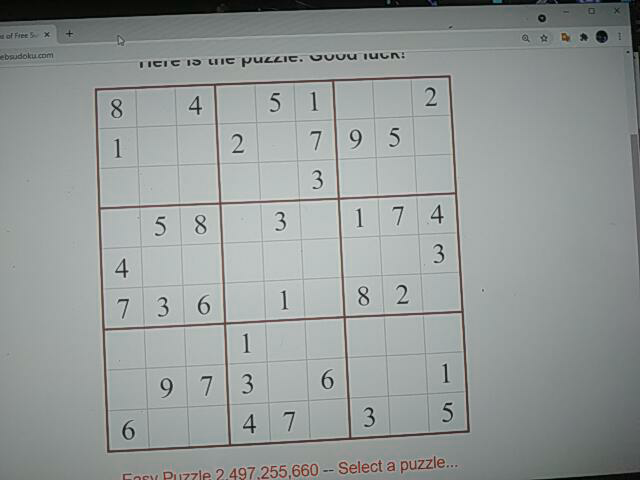
#> input picture image/1.png, 640 x 480 px
$ python -i findsudokuboard.py   (imports and definitions only)
#> lines starting #> are read from the running program, lines starting #| are printed output that depends on the picture; after the words box and inside, x2 and y2 are one past the last pixel; in counts of white or black regions, pixels touching at a corner belong together; long printed decimals are rounded
#> further down, picture is the input picture: shape (480, 640, 3); mean B, G, R 151.6, 152.8, 147.7
from cv2 import cv2
from scipy import ndimage
import numpy as np
import math
import os
import math

# tính góc giữa 2 vector
def angle_between(vector_1, vector_2):
    unit_vector_1 = vector_1 / np.linalg.norm(vector_1)
    unit_vector2 = vector_2 / np.linalg.norm(vector_2)
    dot_droduct = np.dot(unit_vector_1, unit_vector2)
    angle = np.arccos(dot_droduct) *  57.2958  # chuyển từ radian về độ
    return angle

# hàm kiểm tra xem 2 vector có tạo thành 1 góc 90 độ không
# epsilon là số sai số cho phép (đơn vị là độ)
def approx_90_degrees(vector_1, vector_2, epsilon):
    return abs(angle_between(vector_1, vector_2) - 90) < epsilon

# hàm kiểm tra xem độ dài của 4 cạnh có bằng nhau không
# epsilon là số sai số cho phép (đơn vị là %)
def check_square_size(A, B, C, D, epsilon):
    AB = math.sqrt((B[0]-A[0])**2 + (B[1]-A[1])**2)
    BC = math.sqrt((C[0]-B[0])**2 + (C[1]-B[1])**2)
    CD = math.sqrt((D[0]-C[0])**2 + (D[1]-C[1])**2)
    DA = math.sqrt((A[0]-D[0])**2 + (A[1]-D[1])**2)

    shortest = min(AB, BC, CD, DA)
    longest = max(AB, BC, CD, DA)
    print(shortest/longest)
    return (epsilon/100) * longest < shortest

# hàm tìm các góc của đường viền
def get_corners_from_contours(contours, corner_amount=4, max_iter=200):

    coefficient = 1
    while max_iter > 0 and coefficient >= 0:
        max_iter = max_iter - 1

        epsilon = coefficient * cv2.arcLength(contours, True)

        poly_approx = cv2.approxPolyDP(contours, epsilon, True)
        hull = cv2.convexHull(poly_approx)
        if len(hull) == corner_amount:
            return hull
        else:
            if len(hull) > corner_amount:
                coefficient += .01
            else:
                coefficient -= .01
    return None

def showImg(image):
    cv2.imshow('Image',image)
    cv2.waitKey(0)

def find_sudoku_board(img):

    # Chuyển qua ảnh đen trắng để tìm khung của sudoku dễ hơn
    gray = cv2.cvtColor(img, cv2.COLOR_BGR2GRAY)
    #showImg(gray)
    blur = cv2.GaussianBlur(gray, (5,5), 0)
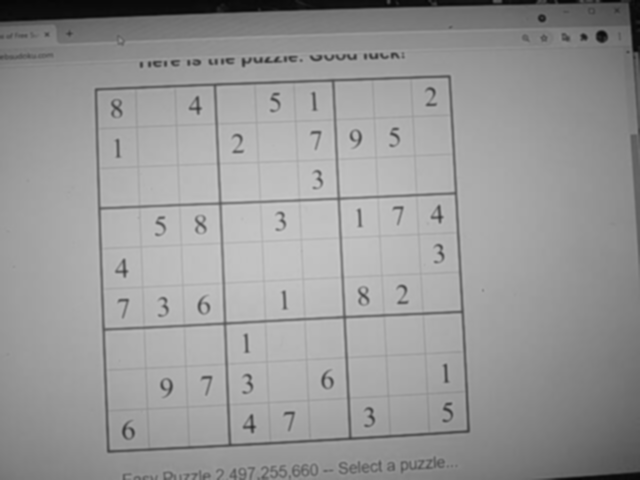
#> blur: shape (480, 640); min 5, max 200, mean 151.1
    #showImg(blur)
    thresh = cv2.adaptiveThreshold(blur, 255, 1, 1, 11, 2)
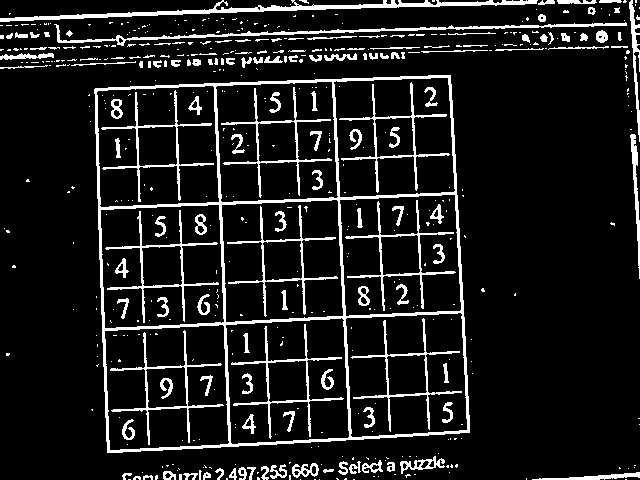
#> thresh: shape (480, 640); 10.7% white; 528 white regions (389 under 20 px)
    #showImg(thresh)

    # Tìm các đường viền, lọc ra đường viền lớn nhất là bảng sudoku
    contours, _ = cv2.findContours(thresh, cv2.RETR_TREE, cv2.CHAIN_APPROX_SIMPLE)
#> contours = 581 contours, 446 with area under 20; largest, box (x1, y1, x2, y2) and area: (94, 75, 470, 453) 130297, (104, 324, 230, 451) 14322, (100, 204, 225, 329) 14189, (225, 317, 350, 445) 14164, (345, 312, 468, 438) 13808

    for line in contours:
        area = cv2.contourArea(line)
        if area > 50000:
            #print("=======================================\n")
            #print(area)
            # Lấy ra 4 góc của đường viền
            corners = get_corners_from_contours(line, 4)
            if corners is None:         # Không phải là sudoku
                continue

            corners = corners.reshape(4,2)
            #print(corners)

            #  Thứ tự ma trận của hình square tương ứng với các vị trí
            #  0 1
            #  3 2
            square = np.zeros((4, 2), dtype = "float32")
            tempCorners = np.copy(corners)

            # Tìm điểm trên cùng bên trái - tổng tọa độ nhỏ nhất

            sum = tempCorners[0][0]+tempCorners[0][1]
            index = 0
            for i in range(4):
                if(tempCorners[i][0]+tempCorners[i][1] < sum):
                    sum = tempCorners[i][0]+tempCorners[i][1]
                    index = i
            square[0] = tempCorners[index]
            tempCorners = np.delete(tempCorners, index, 0)

            # Tìm điểm dưới bên phải - tổng tọa độ lớn nhất
            sum = 0
            for i in range(3):
                if(tempCorners[i][0]+tempCorners[i][1] > sum):
                    sum = tempCorners[i][0]+tempCorners[i][1]
                    index = i
            square[2] = tempCorners[index]
            tempCorners = np.delete(tempCorners, index, 0)

            # Tìm 2 điểm còn lại
            if(tempCorners[0][0] > tempCorners[1][0]):
                square[1] = tempCorners[0]
                square[3] = tempCorners[1]

            else:
                square[1] = tempCorners[1]
                square[3] = tempCorners[0]

            #print(square)
            # Bảng sudoku có hình vuông nên sẽ lọc ra những đường viền là hình vuông
            # Để là hình vuông thì đầu tiên 4 góc phải xấp xỉ 90 độ
            # Ta quy ước 4 điểm của square  0 1  = A B
            #                               3 2    D C
            A = square[0]
            B = square[1]
            C = square[2]
            D = square[3]
            #print(A,B,C,D)

            AB = B - A
            AD = D - A
            CB = B - C
            CD = D - C
            #print(AB,AD,CB,CD)
            if approx_90_degrees(AB,AD,20) and approx_90_degrees(CB,CD,20):
                #print("4 góc vuông")
                if check_square_size(A, B, C, D, 98):
                    print("4 cạnh bằng nhau => Là hình vuông")

                    # Tìm chiều rộng của bảng sudoku
                    width_A = math.sqrt((B[0]-A[0])**2 + (B[1]-A[1])**2)
                    width_B = math.sqrt((D[0]-C[0])**2 + (D[1]-C[1])**2)

                    # Tìm chiều cao của bảng sudoku
                    height_A = math.sqrt((C[0]-B[0])**2 + (C[1]-B[1])**2)
                    height_B = math.sqrt((A[0]-D[0])**2 + (A[1]-D[1])**2)

                    # Lấy độ dài lớn nhất
                    max_width = max(int(width_A), int(width_B))
                    max_height = max(int(height_A), int(height_B))

                    # Xây dựng điểm đích
                    # Chuyển ảnh về chế độ nhìn mắt chim (nhìn từ trên xuống)
                    dst = np.array([
                    [0, 0],
                    [max_width - 1, 0],
                    [max_width - 1, max_height - 1],
                    [0, max_height - 1]], dtype = "float32")

                    # Tính ma trận biến đổi ảnh để wrap lại ảnh
                    perspective_transformed_matrix = cv2.getPerspectiveTransform(square, dst)
                    warp = cv2.warpPerspective(img, perspective_transformed_matrix, (max_width, max_height))

                    return warp, True
#> this loop made 132 passes
#> (area, corners, tempCorners, AD) on pass 132: (130297, [[469, 432], [107, 452], [94, 89], [450, 75]], [[107, 452], [450, 75]], [13, 363])
#> area on passes 22, 23, 24, 27, 30, 31: 34.5, 21, 239.5, 30.5, 75, 25.5
#| 0.9808
#| 4 cạnh bằng nhau => Là hình vuông
    return None, False

>>> import cv2
>>> picture = cv2.imread('../image/1.png')
>>> result = find_sudoku_board(picture)

$ run again, on image/1619323157.png
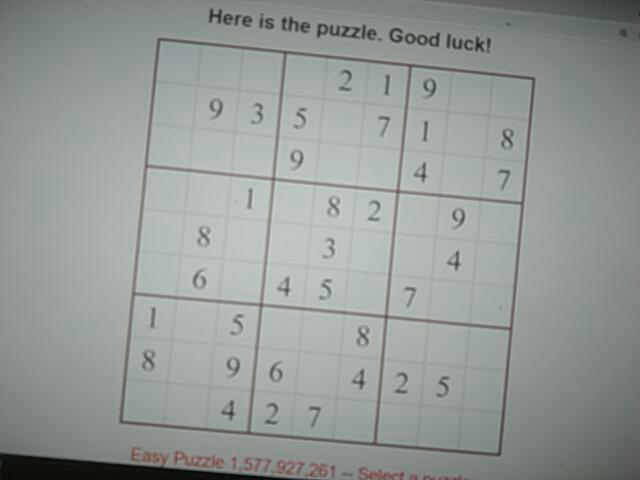
#> input picture image/1619323157.png, 640 x 480 px
#> picture is the input picture: shape (480, 640, 3); mean B, G, R 151.9, 153.9, 148
#> in find_sudoku_board, `thresh = cv2.adaptiveThreshold(blur, 255, 1, 1, 11, 2)`:
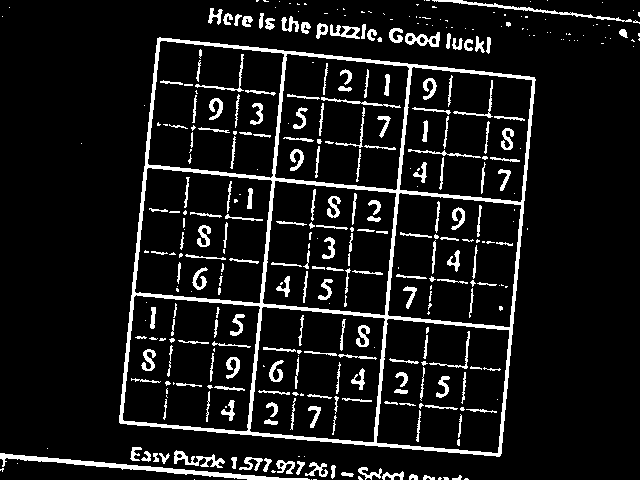
#> thresh: shape (480, 640); 9.5% white; 365 white regions (165 under 20 px)
#> contours = 388 contours, 208 with area under 20; largest, box (x1, y1, x2, y2) and area: (119, 37, 536, 457) 146684, (122, 294, 261, 432) 15854, (134, 167, 273, 304) 15676, (147, 40, 285, 179) 15610, (249, 306, 386, 443) 15574
#> the loop in find_sudoku_board, `for line in contours:` made 53 passes
#> (area, corners, tempCorners) on pass 53: (146684, [[534, 77], [499, 456], [119, 422], [157, 38]], [[534, 77], [119, 422]])
#> (printed output is left out)
